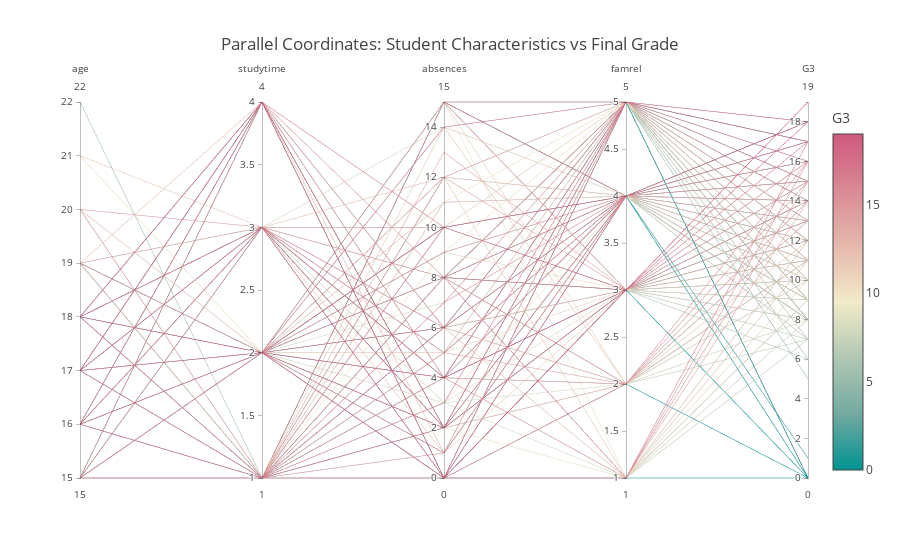

The code cell stored with this chart in its notebook:
### Code cell
# Interactive parallel coordinates plot
fig = px.parallel_coordinates(
    df,
    color="G3",
    dimensions=["age", "studytime", "absences", "famrel", "G3"],
    color_continuous_scale=px.colors.diverging.Tealrose,
    title="Parallel Coordinates: Student Characteristics vs Final Grade",
)
fig.show()

fig.write_image("parallel_coordinates.png", scale=2)

### Figure 1 — Plotly figure (JSON) as saved in the notebook; plotly's stock layout.template omitted (floating-point values rounded to 4 significant figures; data arrays with more than 128 entries replaced by an {"elided": "..."} marker saying what was removed)
{"data": [{"dimensions": [{"label": "age", "values": {"elided": "649 int values"}}, {"label": "studytime", "values": {"elided": "649 int values"}}, {"label": "absences", "values": {"elided": "649 int values"}}, {"label": "famrel", "values": {"elided": "649 int values"}}, {"label": "G3", "values": {"elided": "649 int values"}}], "domain": {"x": [0, 1], "y": [0, 1]}, "line": {"color": {"elided": "649 int values"}, "coloraxis": "coloraxis"}, "name": "", "type": "parcoords"}], "layout": {"coloraxis": {"colorbar": {"title": {"text": "G3"}}, "colorscale": [[0, "rgb(0, 147, 146)"], [0.1667, "rgb(114, 170, 161)"], [0.3333, "rgb(177, 199, 179)"], [0.5, "rgb(241, 234, 200)"], [0.6667, "rgb(229, 185, 173)"], [0.8333, "rgb(217, 137, 148)"], [1, "rgb(208, 88, 126)"]]}, "legend": {"tracegroupgap": 0}, "title": {"text": "Parallel Coordinates: Student Characteristics vs Final Grade"}}}
